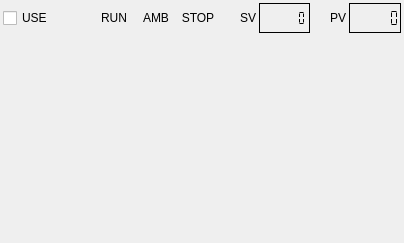
<?xml version="1.0" encoding="UTF-8"?>
<ui version="4.0">
 <class>CPlotChamber</class>
 <widget class="QWidget" name="CPlotChamber">
  <property name="geometry">
   <rect>
    <x>0</x>
    <y>0</y>
    <width>404</width>
    <height>243</height>
   </rect>
  </property>
  <property name="windowTitle">
   <string>Plot</string>
  </property>
  <layout class="QVBoxLayout" name="verticalLayout">
   <property name="spacing">
    <number>10</number>
   </property>
   <property name="leftMargin">
    <number>3</number>
   </property>
   <property name="topMargin">
    <number>3</number>
   </property>
   <property name="rightMargin">
    <number>3</number>
   </property>
   <property name="bottomMargin">
    <number>3</number>
   </property>
   <item>
    <layout class="QHBoxLayout" name="horizontalLayout_12">
     <property name="spacing">
      <number>20</number>
     </property>
     <item>
      <widget class="QCheckBox" name="checkBox_chamber_enable">
       <property name="font">
        <font>
         <pointsize>9</pointsize>
        </font>
       </property>
       <property name="text">
        <string>USE</string>
       </property>
      </widget>
     </item>
     <item>
      <spacer name="horizontalSpacer_3">
       <property name="orientation">
        <enum>Qt::Horizontal</enum>
       </property>
       <property name="sizeHint" stdset="0">
        <size>
         <width>40</width>
         <height>20</height>
        </size>
       </property>
      </spacer>
     </item>
     <item>
      <widget class="QFrame" name="frame_chamber_state">
       <property name="maximumSize">
        <size>
         <width>16777215</width>
         <height>35</height>
        </size>
       </property>
       <property name="frameShape">
        <enum>QFrame::NoFrame</enum>
       </property>
       <property name="frameShadow">
        <enum>QFrame::Raised</enum>
       </property>
       <layout class="QHBoxLayout" name="horizontalLayout_13">
        <property name="spacing">
         <number>2</number>
        </property>
        <property name="leftMargin">
         <number>2</number>
        </property>
        <property name="topMargin">
         <number>2</number>
        </property>
        <property name="rightMargin">
         <number>2</number>
        </property>
        <property name="bottomMargin">
         <number>2</number>
        </property>
        <item>
         <widget class="QLabel" name="label_run">
          <property name="minimumSize">
           <size>
            <width>40</width>
            <height>0</height>
           </size>
          </property>
          <property name="font">
           <font>
            <pointsize>9</pointsize>
           </font>
          </property>
          <property name="text">
           <string>RUN</string>
          </property>
          <property name="alignment">
           <set>Qt::AlignCenter</set>
          </property>
          <property name="margin">
           <number>1</number>
          </property>
         </widget>
        </item>
        <item>
         <widget class="QLabel" name="label_amb">
          <property name="minimumSize">
           <size>
            <width>40</width>
            <height>0</height>
           </size>
          </property>
          <property name="font">
           <font>
            <pointsize>9</pointsize>
           </font>
          </property>
          <property name="text">
           <string>AMB</string>
          </property>
          <property name="alignment">
           <set>Qt::AlignCenter</set>
          </property>
          <property name="margin">
           <number>1</number>
          </property>
         </widget>
        </item>
        <item>
         <widget class="QLabel" name="label_stop">
          <property name="minimumSize">
           <size>
            <width>40</width>
            <height>0</height>
           </size>
          </property>
          <property name="font">
           <font>
            <pointsize>9</pointsize>
           </font>
          </property>
          <property name="text">
           <string>STOP</string>
          </property>
          <property name="alignment">
           <set>Qt::AlignCenter</set>
          </property>
          <property name="margin">
           <number>1</number>
          </property>
         </widget>
        </item>
       </layout>
      </widget>
     </item>
     <item>
      <layout class="QHBoxLayout" name="horizontalLayout_14">
       <property name="spacing">
        <number>3</number>
       </property>
       <item>
        <widget class="QLabel" name="label_sv">
         <property name="font">
          <font>
           <pointsize>9</pointsize>
          </font>
         </property>
         <property name="text">
          <string>SV</string>
         </property>
         <property name="alignment">
          <set>Qt::AlignRight|Qt::AlignTrailing|Qt::AlignVCenter</set>
         </property>
        </widget>
       </item>
       <item>
        <widget class="QLCDNumber" name="lcdNumber_sv">
         <property name="minimumSize">
          <size>
           <width>50</width>
           <height>30</height>
          </size>
         </property>
         <property name="font">
          <font>
           <pointsize>12</pointsize>
           <weight>50</weight>
           <bold>false</bold>
          </font>
         </property>
         <property name="layoutDirection">
          <enum>Qt::LeftToRight</enum>
         </property>
         <property name="frameShape">
          <enum>QFrame::Box</enum>
         </property>
         <property name="frameShadow">
          <enum>QFrame::Plain</enum>
         </property>
         <property name="lineWidth">
          <number>1</number>
         </property>
         <property name="smallDecimalPoint">
          <bool>false</bool>
         </property>
         <property name="digitCount">
          <number>6</number>
         </property>
         <property name="segmentStyle">
          <enum>QLCDNumber::Flat</enum>
         </property>
        </widget>
       </item>
      </layout>
     </item>
     <item>
      <layout class="QHBoxLayout" name="horizontalLayout_15">
       <property name="spacing">
        <number>3</number>
       </property>
       <item>
        <widget class="QLabel" name="label_pv">
         <property name="font">
          <font>
           <pointsize>9</pointsize>
          </font>
         </property>
         <property name="text">
          <string>PV</string>
         </property>
         <property name="alignment">
          <set>Qt::AlignRight|Qt::AlignTrailing|Qt::AlignVCenter</set>
         </property>
        </widget>
       </item>
       <item>
        <widget class="QLCDNumber" name="lcdNumber_pv">
         <property name="minimumSize">
          <size>
           <width>50</width>
           <height>30</height>
          </size>
         </property>
         <property name="font">
          <font>
           <pointsize>12</pointsize>
           <weight>50</weight>
           <bold>false</bold>
          </font>
         </property>
         <property name="layoutDirection">
          <enum>Qt::LeftToRight</enum>
         </property>
         <property name="frameShadow">
          <enum>QFrame::Plain</enum>
         </property>
         <property name="lineWidth">
          <number>1</number>
         </property>
         <property name="digitCount">
          <number>6</number>
         </property>
         <property name="segmentStyle">
          <enum>QLCDNumber::Flat</enum>
         </property>
        </widget>
       </item>
      </layout>
     </item>
    </layout>
   </item>
   <item>
    <widget class="QwtPlot" name="qwtPlot">
     <property name="sizePolicy">
      <sizepolicy hsizetype="Expanding" vsizetype="Expanding">
       <horstretch>0</horstretch>
       <verstretch>0</verstretch>
      </sizepolicy>
     </property>
     <property name="styleSheet">
      <string notr="true">QwtPlot {
	border: 1px solid gray;
	padding: 10px;
}</string>
     </property>
     <property name="frameShape">
      <enum>QFrame::NoFrame</enum>
     </property>
     <property name="frameShadow">
      <enum>QFrame::Raised</enum>
     </property>
    </widget>
   </item>
  </layout>
 </widget>
 <customwidgets>
  <customwidget>
   <class>QwtPlot</class>
   <extends>QFrame</extends>
   <header>qwt_plot.h</header>
  </customwidget>
 </customwidgets>
 <resources/>
 <connections/>
</ui>
